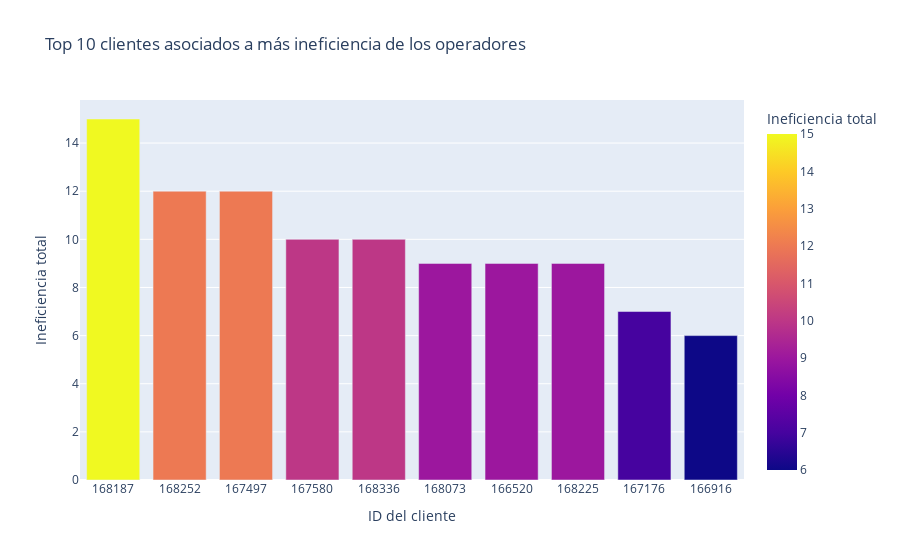

The notebook cell this image was saved under:
### Code cell
# Gráfico top 10 clientes asociados a más ineficiencia de los operadores (puede servir para poder analizar las causas de la ineficiencia)
inefficiency_per_user = operator_metrics_clients_merged.groupby('user_id')['inefficiency_level'].sum().reset_index()
inefficiency_per_user['user_id'] = inefficiency_per_user['user_id'].astype('str') # Convertimos a categoría para el gráfico

fig = px.bar(inefficiency_per_user.sort_values(by='inefficiency_level', ascending=False).head(10),
             x='user_id',
             y='inefficiency_level',
             color='inefficiency_level',
             title='Top 10 clientes asociados a más ineficiencia de los operadores',
             labels={'user_id': 'ID del cliente', 'inefficiency_level': 'Ineficiencia total'},
)

fig.show()

### Figure 1 — Plotly figure (JSON) as saved in the notebook; plotly's stock layout.template omitted (floating-point values rounded to 4 significant figures)
{"data": [{"alignmentgroup": "True", "hovertemplate": "ID del cliente=%{x}<br>Ineficiencia total=%{marker.color}<extra></extra>", "legendgroup": "", "marker": {"color": [15, 12, 12, 10, 10, 9, 9, 9, 7, 6], "coloraxis": "coloraxis", "pattern": {"shape": ""}}, "name": "", "offsetgroup": "", "orientation": "v", "showlegend": false, "textposition": "auto", "type": "bar", "x": ["168187", "168252", "167497", "167580", "168336", "168073", "166520", "168225", "167176", "166916"], "xaxis": "x", "y": [15, 12, 12, 10, 10, 9, 9, 9, 7, 6], "yaxis": "y"}], "layout": {"barmode": "relative", "coloraxis": {"colorbar": {"title": {"text": "Ineficiencia total"}}, "colorscale": [[0, "#0d0887"], [0.1111, "#46039f"], [0.2222, "#7201a8"], [0.3333, "#9c179e"], [0.4444, "#bd3786"], [0.5556, "#d8576b"], [0.6667, "#ed7953"], [0.7778, "#fb9f3a"], [0.8889, "#fdca26"], [1, "#f0f921"]]}, "legend": {"tracegroupgap": 0}, "title": {"text": "Top 10 clientes asociados a más ineficiencia de los operadores"}, "xaxis": {"anchor": "y", "domain": [0, 1], "title": {"text": "ID del cliente"}}, "yaxis": {"anchor": "x", "domain": [0, 1], "title": {"text": "Ineficiencia total"}}}}
